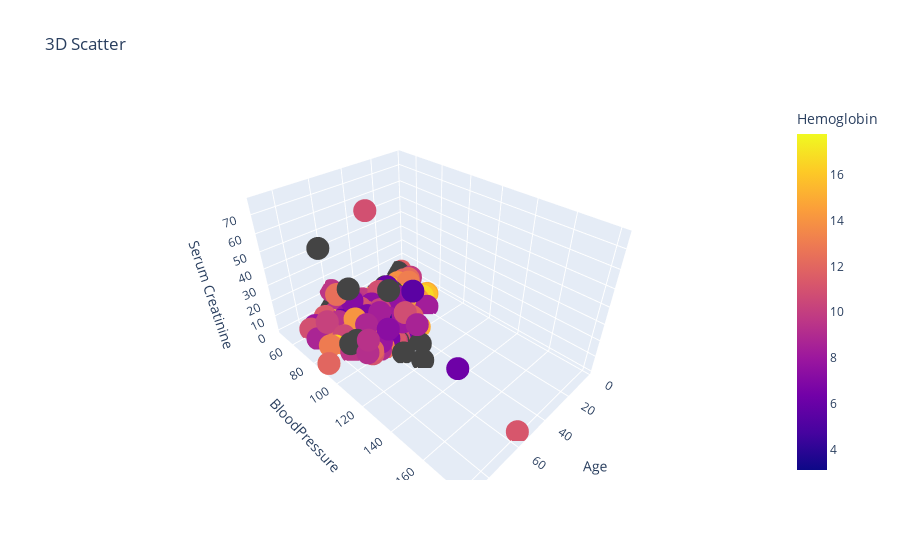

Here is the notebook cell this chart was saved with:
### Code cell
fig = px.scatter_3d(df, x = 'Age', y = 'BloodPressure', z = 'Serum Creatinine', 
                    color = 'Hemoglobin', title = '3D Scatter')
fig.show()

### Figure 1 — Plotly figure (JSON) as saved in the notebook; plotly's stock layout.template omitted (floating-point values rounded to 4 significant figures; data arrays with more than 128 entries replaced by an {"elided": "..."} marker saying what was removed)
{"data": [{"hovertemplate": "Age=%{x}<br>BloodPressure=%{y}<br>Serum Creatinine=%{z}<br>Hemoglobin=%{marker.color}<extra></extra>", "legendgroup": "", "marker": {"color": {"elided": "400 float values"}, "coloraxis": "coloraxis", "symbol": "circle"}, "mode": "markers", "name": "", "scene": "scene", "showlegend": false, "type": "scatter3d", "x": {"elided": "400 int values"}, "y": {"elided": "400 int values"}, "z": {"elided": "400 float values"}}], "layout": {"coloraxis": {"colorbar": {"title": {"text": "Hemoglobin"}}, "colorscale": [[0, "#0d0887"], [0.1111, "#46039f"], [0.2222, "#7201a8"], [0.3333, "#9c179e"], [0.4444, "#bd3786"], [0.5556, "#d8576b"], [0.6667, "#ed7953"], [0.7778, "#fb9f3a"], [0.8889, "#fdca26"], [1, "#f0f921"]]}, "legend": {"tracegroupgap": 0}, "scene": {"domain": {"x": [0, 1], "y": [0, 1]}, "xaxis": {"title": {"text": "Age"}}, "yaxis": {"title": {"text": "BloodPressure"}}, "zaxis": {"title": {"text": "Serum Creatinine"}}}, "title": {"text": "3D Scatter"}}}
